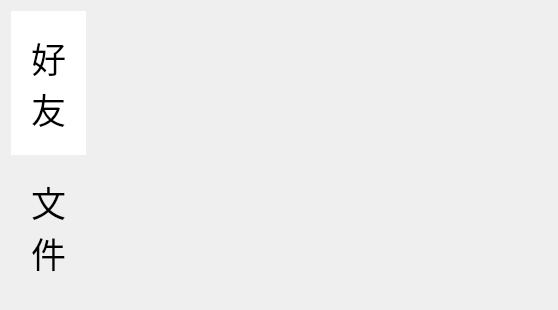
<?xml version="1.0" encoding="UTF-8"?>
<ui version="4.0">
 <class>Index</class>
 <widget class="QWidget" name="Index">
  <property name="geometry">
   <rect>
    <x>0</x>
    <y>0</y>
    <width>558</width>
    <height>310</height>
   </rect>
  </property>
  <property name="sizePolicy">
   <sizepolicy hsizetype="Preferred" vsizetype="Expanding">
    <horstretch>0</horstretch>
    <verstretch>0</verstretch>
   </sizepolicy>
  </property>
  <property name="windowTitle">
   <string>Form</string>
  </property>
  <layout class="QHBoxLayout" name="horizontalLayout">
   <item>
    <layout class="QVBoxLayout" name="verticalLayout">
     <property name="spacing">
      <number>0</number>
     </property>
     <item>
      <widget class="QPushButton" name="friend_PB">
       <property name="sizePolicy">
        <sizepolicy hsizetype="Minimum" vsizetype="Expanding">
         <horstretch>0</horstretch>
         <verstretch>0</verstretch>
        </sizepolicy>
       </property>
       <property name="font">
        <font>
         <family>Agency FB</family>
         <pointsize>26</pointsize>
        </font>
       </property>
       <property name="styleSheet">
        <string notr="true">border:none;
background-color: rgb(255, 255, 255);padding:20px;</string>
       </property>
       <property name="text">
        <string>好
友</string>
       </property>
      </widget>
     </item>
     <item>
      <widget class="QPushButton" name="file_PB">
       <property name="sizePolicy">
        <sizepolicy hsizetype="Minimum" vsizetype="Expanding">
         <horstretch>0</horstretch>
         <verstretch>0</verstretch>
        </sizepolicy>
       </property>
       <property name="font">
        <font>
         <family>Agency FB</family>
         <pointsize>26</pointsize>
        </font>
       </property>
       <property name="styleSheet">
        <string notr="true">border:none;
padding:20px;
</string>
       </property>
       <property name="text">
        <string>文
件</string>
       </property>
      </widget>
     </item>
    </layout>
   </item>
   <item>
    <widget class="QStackedWidget" name="stackedWidget">
     <widget class="Friend" name="friendPage"/>
     <widget class="File" name="filePage"/>
    </widget>
   </item>
  </layout>
 </widget>
 <customwidgets>
  <customwidget>
   <class>Friend</class>
   <extends>QWidget</extends>
   <header location="global">friend.h</header>
   <container>1</container>
  </customwidget>
  <customwidget>
   <class>File</class>
   <extends>QWidget</extends>
   <header location="global">file.h</header>
   <container>1</container>
  </customwidget>
 </customwidgets>
 <resources/>
 <connections/>
</ui>
